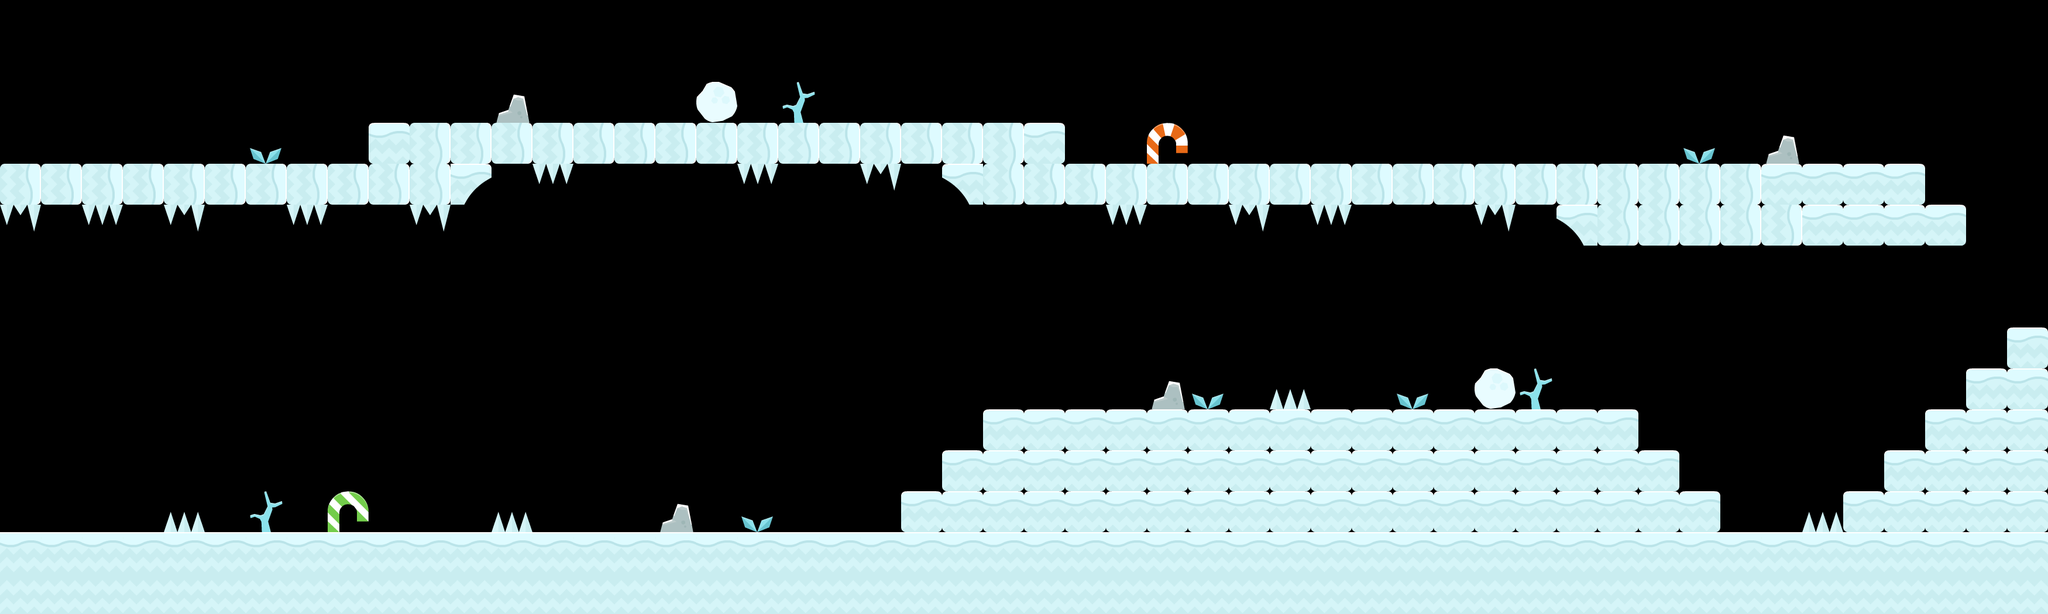

The image is a tile-based game level rendered from a .tmx file. Its description and complete source (layers, tilesets, objects, tile grids) follow:
An orthogonal 50x15 tile map with 70x70 px tiles, 1 tile layer (ground), 2 tilesets and 10 objects.

<map version="1.5" tiledversion="1.6.0" orientation="orthogonal" renderorder="right-down" width="50" height="15" tilewidth="70" tileheight="70" infinite="0" nextlayerid="4" nextobjectid="20">
 <editorsettings>
  <export target="level1map.json" format="json" />
 </editorsettings>
 <tileset firstgid="1" name="iceworld" tilewidth="70" tileheight="70" tilecount="98" columns="14">
  <image source="platformergraphics-iceworld/sheet.png" width="980" height="490" />
  <tile id="0">
   <properties>
    <property name="collides" type="bool" value="false" />
   </properties>
  </tile>
  <tile id="1">
   <properties>
    <property name="collides" type="bool" value="true" />
   </properties>
  </tile>
  <tile id="2">
   <properties>
    <property name="collides" type="bool" value="true" />
   </properties>
  </tile>
  <tile id="3">
   <properties>
    <property name="collides" type="bool" value="true" />
   </properties>
  </tile>
  <tile id="4">
   <properties>
    <property name="collides" type="bool" value="true" />
   </properties>
  </tile>
  <tile id="5">
   <properties>
    <property name="collides" type="bool" value="true" />
   </properties>
  </tile>
  <tile id="6">
   <properties>
    <property name="collides" type="bool" value="true" />
   </properties>
  </tile>
  <tile id="7">
   <properties>
    <property name="collides" type="bool" value="true" />
   </properties>
  </tile>
  <tile id="8">
   <properties>
    <property name="collides" type="bool" value="true" />
   </properties>
  </tile>
  <tile id="9">
   <properties>
    <property name="collides" type="bool" value="true" />
   </properties>
  </tile>
  <tile id="10">
   <properties>
    <property name="collides" type="bool" value="false" />
   </properties>
  </tile>
  <tile id="11">
   <properties>
    <property name="collides" type="bool" value="false" />
   </properties>
  </tile>
  <tile id="12">
   <properties>
    <property name="collides" type="bool" value="false" />
   </properties>
  </tile>
  <tile id="13">
   <properties>
    <property name="collides" type="bool" value="false" />
   </properties>
  </tile>
  <tile id="14">
   <properties>
    <property name="collides" type="bool" value="false" />
   </properties>
  </tile>
  <tile id="15">
   <properties>
    <property name="collides" type="bool" value="true" />
   </properties>
  </tile>
  <tile id="16">
   <properties>
    <property name="collides" type="bool" value="true" />
   </properties>
  </tile>
  <tile id="17">
   <properties>
    <property name="collides" type="bool" value="true" />
   </properties>
  </tile>
  <tile id="18">
   <properties>
    <property name="collides" type="bool" value="true" />
   </properties>
  </tile>
  <tile id="19">
   <properties>
    <property name="collides" type="bool" value="true" />
   </properties>
  </tile>
  <tile id="20">
   <properties>
    <property name="collides" type="bool" value="true" />
   </properties>
  </tile>
  <tile id="21">
   <properties>
    <property name="collides" type="bool" value="true" />
   </properties>
  </tile>
  <tile id="22">
   <properties>
    <property name="collides" type="bool" value="true" />
   </properties>
  </tile>
  <tile id="23">
   <properties>
    <property name="collides" type="bool" value="true" />
   </properties>
  </tile>
  <tile id="24">
   <properties>
    <property name="collides" type="bool" value="false" />
   </properties>
  </tile>
  <tile id="25">
   <properties>
    <property name="collides" type="bool" value="false" />
   </properties>
  </tile>
  <tile id="26">
   <properties>
    <property name="collides" type="bool" value="false" />
   </properties>
  </tile>
  <tile id="27">
   <properties>
    <property name="collides" type="bool" value="false" />
   </properties>
  </tile>
  <tile id="28">
   <properties>
    <property name="collides" type="bool" value="false" />
   </properties>
  </tile>
  <tile id="29">
   <properties>
    <property name="collides" type="bool" value="false" />
   </properties>
  </tile>
  <tile id="30">
   <properties>
    <property name="collides" type="bool" value="false" />
   </properties>
  </tile>
  <tile id="31">
   <properties>
    <property name="collides" type="bool" value="false" />
   </properties>
  </tile>
  <tile id="32">
   <properties>
    <property name="collides" type="bool" value="false" />
   </properties>
  </tile>
  <tile id="33">
   <properties>
    <property name="collides" type="bool" value="false" />
   </properties>
  </tile>
  <tile id="34">
   <properties>
    <property name="collides" type="bool" value="false" />
   </properties>
  </tile>
  <tile id="35">
   <properties>
    <property name="collides" type="bool" value="false" />
   </properties>
  </tile>
  <tile id="36">
   <properties>
    <property name="collides" type="bool" value="false" />
   </properties>
  </tile>
  <tile id="37">
   <properties>
    <property name="collides" type="bool" value="false" />
   </properties>
  </tile>
  <tile id="38">
   <properties>
    <property name="collides" type="bool" value="false" />
   </properties>
  </tile>
  <tile id="39">
   <properties>
    <property name="collides" type="bool" value="false" />
   </properties>
  </tile>
  <tile id="40">
   <properties>
    <property name="collides" type="bool" value="false" />
   </properties>
  </tile>
  <tile id="41">
   <properties>
    <property name="collides" type="bool" value="false" />
   </properties>
  </tile>
  <tile id="42">
   <properties>
    <property name="collides" type="bool" value="false" />
   </properties>
  </tile>
  <tile id="43">
   <properties>
    <property name="collides" type="bool" value="false" />
   </properties>
  </tile>
  <tile id="44">
   <properties>
    <property name="collides" type="bool" value="false" />
   </properties>
  </tile>
  <tile id="45">
   <properties>
    <property name="collides" type="bool" value="false" />
   </properties>
  </tile>
  <tile id="46">
   <properties>
    <property name="collides" type="bool" value="false" />
   </properties>
  </tile>
  <tile id="47">
   <properties>
    <property name="collides" type="bool" value="false" />
   </properties>
  </tile>
  <tile id="48">
   <properties>
    <property name="collides" type="bool" value="false" />
   </properties>
  </tile>
  <tile id="49">
   <properties>
    <property name="collides" type="bool" value="false" />
   </properties>
  </tile>
  <tile id="50">
   <properties>
    <property name="collides" type="bool" value="false" />
   </properties>
  </tile>
  <tile id="51">
   <properties>
    <property name="collides" type="bool" value="false" />
   </properties>
  </tile>
  <tile id="52">
   <properties>
    <property name="collides" type="bool" value="false" />
   </properties>
  </tile>
  <tile id="53">
   <properties>
    <property name="collides" type="bool" value="false" />
   </properties>
  </tile>
  <tile id="54">
   <properties>
    <property name="collides" type="bool" value="false" />
   </properties>
  </tile>
  <tile id="55">
   <properties>
    <property name="collides" type="bool" value="false" />
   </properties>
  </tile>
  <tile id="56">
   <properties>
    <property name="collides" type="bool" value="false" />
   </properties>
  </tile>
  <tile id="57">
   <properties>
    <property name="collides" type="bool" value="false" />
   </properties>
  </tile>
  <tile id="58">
   <properties>
    <property name="collides" type="bool" value="false" />
   </properties>
  </tile>
  <tile id="59">
   <properties>
    <property name="collides" type="bool" value="false" />
   </properties>
  </tile>
  <tile id="60">
   <properties>
    <property name="collides" type="bool" value="false" />
   </properties>
  </tile>
  <tile id="61">
   <properties>
    <property name="collides" type="bool" value="false" />
   </properties>
  </tile>
  <tile id="62">
   <properties>
    <property name="collides" type="bool" value="false" />
   </properties>
  </tile>
  <tile id="63">
   <properties>
    <property name="collides" type="bool" value="false" />
   </properties>
  </tile>
  <tile id="64">
   <properties>
    <property name="collides" type="bool" value="false" />
   </properties>
  </tile>
  <tile id="65">
   <properties>
    <property name="collides" type="bool" value="false" />
   </properties>
  </tile>
  <tile id="66">
   <properties>
    <property name="collides" type="bool" value="false" />
   </properties>
  </tile>
  <tile id="67">
   <properties>
    <property name="collides" type="bool" value="false" />
   </properties>
  </tile>
  <tile id="68">
   <properties>
    <property name="collides" type="bool" value="false" />
   </properties>
  </tile>
  <tile id="69">
   <properties>
    <property name="collides" type="bool" value="false" />
   </properties>
  </tile>
  <tile id="70">
   <properties>
    <property name="collides" type="bool" value="false" />
   </properties>
  </tile>
  <tile id="71">
   <properties>
    <property name="collides" type="bool" value="false" />
   </properties>
  </tile>
  <tile id="72">
   <properties>
    <property name="collides" type="bool" value="false" />
   </properties>
  </tile>
  <tile id="73">
   <properties>
    <property name="collides" type="bool" value="false" />
   </properties>
  </tile>
  <tile id="74">
   <properties>
    <property name="collides" type="bool" value="false" />
   </properties>
  </tile>
  <tile id="75">
   <properties>
    <property name="collides" type="bool" value="false" />
   </properties>
  </tile>
  <tile id="76">
   <properties>
    <property name="collides" type="bool" value="false" />
   </properties>
  </tile>
  <tile id="77">
   <properties>
    <property name="collides" type="bool" value="false" />
   </properties>
  </tile>
  <tile id="78">
   <properties>
    <property name="collides" type="bool" value="false" />
   </properties>
  </tile>
  <tile id="79">
   <properties>
    <property name="collides" type="bool" value="false" />
   </properties>
  </tile>
  <tile id="80">
   <properties>
    <property name="collides" type="bool" value="false" />
   </properties>
  </tile>
  <tile id="81">
   <properties>
    <property name="collides" type="bool" value="false" />
   </properties>
  </tile>
  <tile id="82">
   <properties>
    <property name="collides" type="bool" value="false" />
   </properties>
  </tile>
  <tile id="83">
   <properties>
    <property name="collides" type="bool" value="false" />
   </properties>
  </tile>
  <tile id="84">
   <properties>
    <property name="collides" type="bool" value="false" />
   </properties>
  </tile>
  <tile id="85">
   <properties>
    <property name="collides" type="bool" value="false" />
   </properties>
  </tile>
  <tile id="86">
   <properties>
    <property name="collides" type="bool" value="false" />
   </properties>
  </tile>
  <tile id="87">
   <properties>
    <property name="collides" type="bool" value="false" />
   </properties>
  </tile>
  <tile id="88">
   <properties>
    <property name="collides" type="bool" value="false" />
   </properties>
  </tile>
  <tile id="89">
   <properties>
    <property name="collides" type="bool" value="false" />
   </properties>
  </tile>
  <tile id="90">
   <properties>
    <property name="collides" type="bool" value="false" />
   </properties>
  </tile>
  <tile id="91">
   <properties>
    <property name="collides" type="bool" value="false" />
   </properties>
  </tile>
  <tile id="92">
   <properties>
    <property name="collides" type="bool" value="false" />
   </properties>
  </tile>
  <tile id="93">
   <properties>
    <property name="collides" type="bool" value="false" />
   </properties>
  </tile>
  <tile id="94">
   <properties>
    <property name="collides" type="bool" value="false" />
   </properties>
  </tile>
  <tile id="95">
   <properties>
    <property name="collides" type="bool" value="false" />
   </properties>
  </tile>
  <tile id="96">
   <properties>
    <property name="collides" type="bool" value="false" />
   </properties>
  </tile>
  <tile id="97">
   <properties>
    <property name="collides" type="bool" value="false" />
   </properties>
  </tile>
 </tileset>
 <tileset firstgid="99" name="coin" tilewidth="70" tileheight="70" tilecount="1" columns="1">
  <image source="coin.png" width="70" height="70" />
 </tileset>
 <layer id="1" name="ground" width="50" height="15">
  <data encoding="csv">
0,0,0,0,0,0,0,0,0,0,0,0,0,0,0,0,0,0,0,0,0,0,0,0,0,0,0,0,0,0,0,0,0,0,0,0,0,0,0,0,0,0,0,0,0,0,0,0,0,0,
0,0,0,0,0,0,0,0,0,0,0,0,0,0,0,0,0,0,0,0,0,0,0,0,0,0,0,0,0,0,0,0,0,0,0,0,0,0,0,0,0,0,0,0,0,0,0,0,0,0,
0,0,0,0,0,0,0,0,0,0,0,0,62,0,0,0,0,25,0,59,0,0,0,0,0,0,0,0,0,0,0,0,0,0,0,0,0,0,0,0,0,0,0,0,0,0,0,0,0,0,
0,0,0,0,0,0,58,0,0,2,2684354562,2684354562,2684354562,2684354562,2684354562,2684354562,2684354562,2684354562,2684354562,2684354562,2684354562,2684354562,2684354562,2684354562,2684354562,2,0,0,63,0,0,0,0,0,0,0,0,0,0,0,0,58,0,62,0,0,0,0,0,0,
2684354562,2684354562,2684354562,2684354562,2684354562,2684354562,2684354562,2684354562,2684354562,2684354562,2684354562,18,0,43,0,0,0,0,43,0,0,44,0,16,2684354562,2684354562,2684354562,2684354562,2684354562,2684354562,2684354562,2684354562,2684354562,2684354562,2684354562,2684354562,2684354562,2684354562,2684354562,2684354562,2684354562,2684354562,2684354562,2,2,2,2,0,0,0,
44,0,43,0,44,0,0,43,0,0,44,0,0,0,0,0,0,0,0,0,0,0,0,0,0,0,0,43,0,0,44,0,43,0,0,0,44,0,16,2684354562,2684354562,2684354562,2684354562,2684354562,2,2,2,2,0,0,
0,0,0,0,0,0,0,0,0,0,0,0,0,0,0,0,0,0,0,0,0,0,0,0,0,0,0,0,0,0,0,0,0,0,0,0,0,0,0,0,0,0,0,0,0,0,0,0,0,0,
0,0,0,0,0,0,0,0,0,0,0,0,0,0,0,0,0,0,0,0,0,0,0,0,0,0,0,0,0,0,0,0,0,0,0,0,0,0,0,0,0,0,0,0,0,0,0,0,0,0,
0,0,0,0,0,0,0,0,0,0,0,0,0,0,0,0,0,0,0,0,0,0,0,0,0,0,0,0,0,0,0,0,0,0,0,0,0,0,0,0,0,0,0,0,0,0,0,0,0,2,
0,0,0,0,0,0,0,0,0,0,0,0,0,0,0,0,0,0,0,0,0,0,0,0,0,0,0,0,62,58,0,46,0,0,58,0,25,59,0,0,0,0,0,0,0,0,0,0,2,2,
0,0,0,0,0,0,0,0,0,0,0,0,0,0,0,0,0,0,0,0,0,0,0,0,2,2,2,2,2,2,2,2,2,2,2,2,2,2,2,2,0,0,0,0,0,0,0,2,2,2,
0,0,0,0,0,0,0,0,0,0,0,0,0,0,0,0,0,0,0,0,0,0,0,2,2,2,2,2,2,2,2,2,2,2,2,2,2,2,2,2,2,0,0,0,0,0,2,2,2,2,
0,0,0,0,46,0,59,0,68,0,0,0,46,0,0,0,62,0,58,0,0,0,2,2,2,2,2,2,2,2,2,2,2,2,2,2,2,2,2,2,2,2,0,0,46,2,2,2,2,2,
4,4,4,4,4,4,4,4,4,4,4,4,4,4,4,4,4,4,4,4,4,4,4,4,4,4,4,4,4,4,4,4,4,4,4,4,4,4,4,4,4,4,4,4,4,4,4,4,4,4,
17,17,17,17,17,17,17,17,17,17,17,17,17,17,17,17,17,17,17,17,17,17,17,17,17,17,17,17,17,17,17,17,17,17,17,17,17,17,17,17,17,17,17,17,17,17,17,17,17,17
</data>
 </layer>
 <objectgroup id="2" name="coins">
  <object id="1" x="770" y="70" width="70" height="70">
   <properties>
    <property name="coinObj" type="bool" value="true" />
   </properties>
  </object>
  <object id="4" x="910" y="70" width="70" height="70">
   <properties>
    <property name="coinObj" type="bool" value="true" />
   </properties>
  </object>
  <object id="7" x="1050" y="70" width="70" height="70">
   <properties>
    <property name="coinObj" type="bool" value="true" />
   </properties>
  </object>
  <object id="11" x="2100" y="560" width="70" height="70">
   <properties>
    <property name="coinObj" type="bool" value="true" />
   </properties>
  </object>
  <object id="12" x="1960" y="560" width="70" height="70">
   <properties>
    <property name="coinObj" type="bool" value="true" />
   </properties>
  </object>
  <object id="13" x="1820" y="560" width="70" height="70">
   <properties>
    <property name="coinObj" type="bool" value="true" />
   </properties>
  </object>
  <object id="14" x="2240" y="560" width="70" height="70">
   <properties>
    <property name="coinObj" type="bool" value="true" />
   </properties>
  </object>
  <object id="15" x="2380" y="560" width="70" height="70">
   <properties>
    <property name="coinObj" type="bool" value="true" />
   </properties>
  </object>
  <object id="17" x="2520" y="560" width="70" height="70">
   <properties>
    <property name="coinObj" type="bool" value="true" />
   </properties>
  </object>
 </objectgroup>
 <objectgroup id="3" name="endpoint">
  <object id="18" x="560" y="840" width="70" height="70" />
 </objectgroup>
</map>
